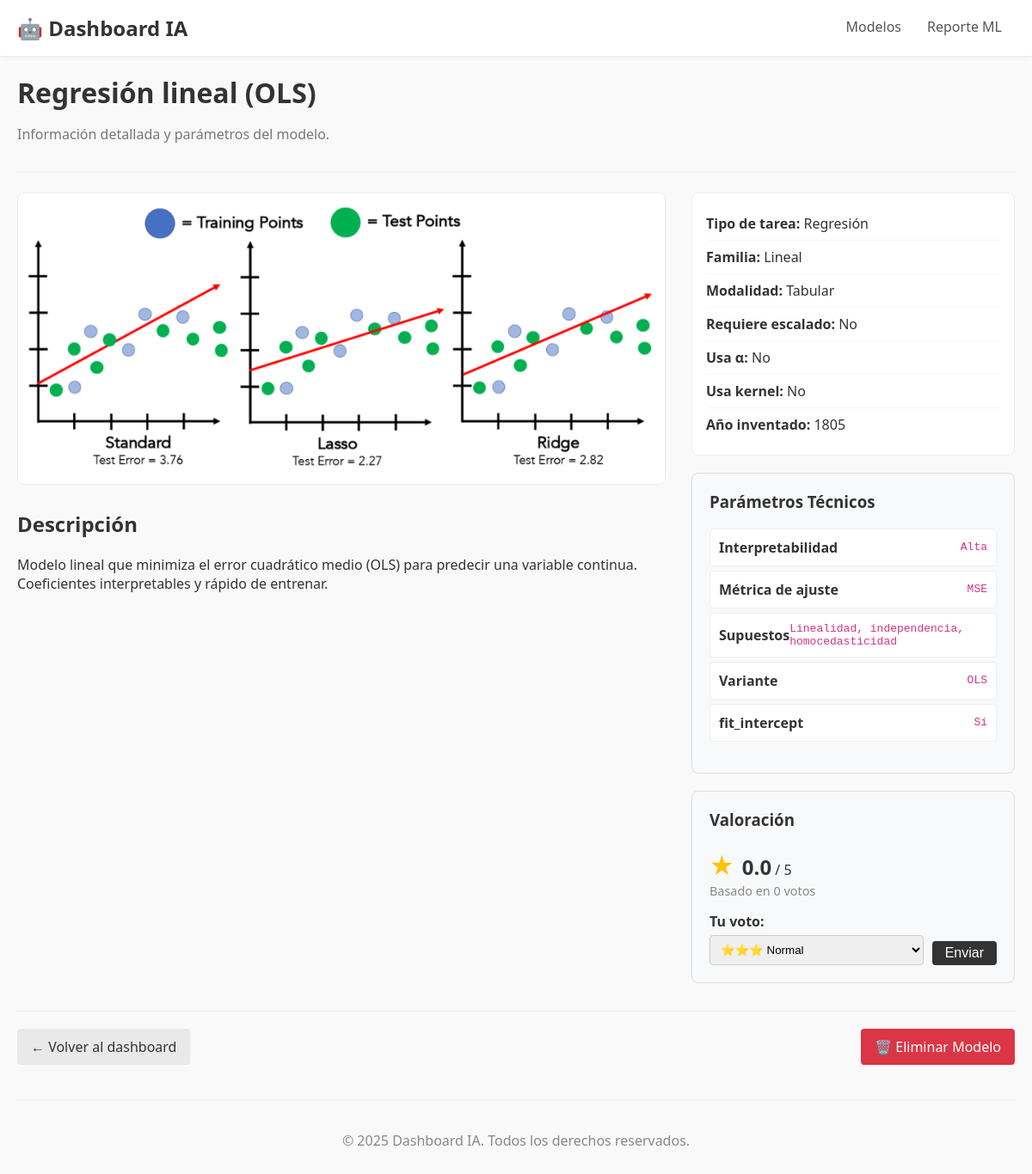
The app's page /modelos/2/ with its own data.
### appmodelosIA/models.py (models this page shows, shortened)
class Modelo(models.Model):
    nombre = models.CharField(max_length=100, unique=True)
    descripcion = models.TextField()
    imagen_dashboard = models.ImageField(upload_to="dashboard_images/")
    fecha_creacion = models.DateTimeField(auto_now_add=True)
    tipo_tarea = models.CharField(max_length=25, choices=TIPO_TAREA_CHOICES)
    familia = models.CharField(max_length=20, choices=FAMILIA_CHOICES)
    modalidad = models.CharField(max_length=15, choices=MODALIDAD_CHOICES, default="tabular")
    requiere_escalado = models.BooleanField(default=False)
    usa_alpha = models.BooleanField(default=False)
    usa_kernel = models.BooleanField(default=False)
    anio_inventado = models.PositiveSmallIntegerField(null=True, blank=True, db_index=True)
    dataset = models.ForeignKey(Dataset, on_delete=models.SET_NULL, null=True, blank=True, related_name="modelos")
    rating_promedio = models.FloatField(default=0.0)
    cantidad_votos = models.IntegerField(default=0)

class Parametro(models.Model):
    modelo = models.ForeignKey(Modelo, on_delete=models.CASCADE, related_name="parametros")
    nombre = models.CharField(max_length=100)
    valor = models.CharField(max_length=200)
    class Meta:
        unique_together = ("modelo", "nombre")
        ordering = ["nombre"]

### appmodelosIA/views.py (the view)
# urls.py: path('modelos/<int:modelo_id>/', views.show_modelo, name='modelo_detail'),
def show_modelo(request, modelo_id: int):
    modelo_obj = get_object_or_404(Modelo.objects.prefetch_related('parametros'), pk=modelo_id)
    print(f"\n[LOG] Viendo detalles del modelo: {modelo_obj.nombre}")
    return render(request, 'modelo_detail.html', {'modelo': modelo_obj})

### appmodelosIA/templates/modelo_detail.html (shortened to what this page needs)
{% extends "base.html" %}
{% load static %}
{% block header %}
  <h1>{{ modelo.nombre }}</h1>
  <p class="muted">Información detallada y parámetros del modelo.</p>
{% endblock %}
{% block content %}
<div class="detail-layout">
  <div class="detail-main">
    {% if modelo.imagen_dashboard %}
      <img class="detail-image" src="{{ modelo.imagen_dashboard.url }}" alt="Ilustración de {{ modelo.nombre }}">
    {% endif %}
    <h2>Descripción</h2>
    <p>{{ modelo.descripcion|linebreaks }}</p>
  </div>
  <div class="detail-sidebar">
    <ul class="info-list">
      <li><strong>Tipo de tarea:</strong> {{ modelo.get_tipo_tarea_display }}</li>
      <li><strong>Familia:</strong> {{ modelo.get_familia_display }}</li>
      <li><strong>Modalidad:</strong> {{ modelo.get_modalidad_display }}</li>
      <li><strong>Requiere escalado:</strong> {{ modelo.requiere_escalado|yesno:"Sí,No" }}</li>
      <li><strong>Usa α:</strong> {{ modelo.usa_alpha|yesno:"Sí,No" }}</li>
      <li><strong>Usa kernel:</strong> {{ modelo.usa_kernel|yesno:"Sí,No" }}</li>
      {% if modelo.anio_inventado %}
        <li><strong>Año inventado:</strong> {{ modelo.anio_inventado }}</li>
      {% endif %}
    </ul>
    <div class="sidebar-section">
        <h3>Parámetros Técnicos</h3>
        {% if modelo.parametros.all %}
            <ul class="param-list">
                {% for param in modelo.parametros.all %}
                    <li class="param-item">
                        <strong>{{ param.nombre }}</strong>
                        <span class="param-value">{{ param.valor }}</span>
                    </li>
                {% endfor %}
            </ul>
        {% else %}
            <p class="no-params-message">No hay parámetros definidos.</p>
        {% endif %}
    </div>
    <div id="valoracion-container" class="sidebar-section">
        {% include 'valoracion.html' %}
    </div>
  </div>
</div>
<div class="detail-footer-actions">
  <a class="btn btn-light" href="{% url 'modelo' %}">← Volver al dashboard</a>
  <a href="{% url 'borrar_modelo' modelo.id %}" class="btn btn-danger">
    🗑️ Eliminar Modelo
  </a>
</div>
{% endblock %}

### appmodelosIA/templates/valoracion.html (shortened to what this page needs)
<h3>Valoración</h3>
<div class="rating-header">
    <span class="rating-score">★</span>
    <span class="rating-value">{{ modelo.rating_promedio|floatformat:1 }}</span>
    <span>/ 5</span>
    <p class="rating-subtext">Basado en {{ modelo.cantidad_votos }} votos</p>
</div>
<form id="form-votar" class="vote-form" action="{% url 'votar_modelo' modelo.id %}" method="POST">
    <label for="puntuacion"><strong>Tu voto:</strong></label>
    <div class="vote-controls">
        <select name="puntuacion" id="puntuacion">
            <option value="3" selected>⭐⭐⭐ Normal</option>
        </select>
        <button type="submit" class="btn btn-vote">Enviar</button>
    </div>
</form>

### appmodelosIA/static/css/style.css (style rules this page uses)
body { font-family: system-ui, sans-serif; margin: 0; background-color: #f9f9f9; color: #333; }
header h1 { margin: 0; }
.muted { color: #777; font-size: 1rem; }
.btn { display: inline-block; padding: 10px 16px; border: none; border-radius: 4px; text-decoration: none; text-align: center; cursor: pointer; margin-top: auto; font-size: 1em; background-color: #333; color: #ffffff; transition: background-color 0.2s ease; }
.btn-light { background-color: #e9e9e9; color: #333; }
.btn-danger { background-color: #dc3545; color: white; }
.detail-layout { display: grid; grid-template-columns: 2fr 1fr; gap: 32px; }
.detail-image { width: 100%; border-radius: 8px; border: 1px solid #eee; }
.detail-main h2 { margin-top: 24px; }
.info-list { list-style: none; padding: 16px; margin: 0; background-color: #fff; border: 1px solid #eee; border-radius: 8px; }
.info-list li { padding: 8px 0; border-bottom: 1px solid #f5f5f5; }
.info-list li:last-child { border-bottom: none; }
.sidebar-section { background: #f8f9fa; padding: 20px; border-radius: 8px; border: 1px solid #ddd; margin-top: 20px; }
.sidebar-section h3 { margin-top: 0; }
.param-list { list-style-type: none; padding: 0; }
.param-item { background: #fff; border: 1px solid #eee; margin-bottom: 5px; padding: 10px; border-radius: 4px; display: flex; justify-content: space-between; align-items: center; }
.param-item .param-value { font-family: monospace; color: #d63384; }
.detail-footer-actions { margin-top: 32px; display: flex; justify-content: space-between; align-items: center; border-top: 1px solid #eee; padding-top: 20px; }
.rating-header { margin-bottom: 15px; }
.rating-score { font-size: 2em; color: #ffc107; margin-right: 5px; }
.rating-value { font-size: 1.5em; font-weight: bold; }
.rating-subtext { margin: 0; color: #888; font-size: 0.9em; }
.vote-form label { display: block; margin-bottom: 5px; }
.vote-controls { display: flex; gap: 10px; width: 100%; }
.vote-controls select { flex-grow: 1; padding: 8px; border: 1px solid #ccc; border-radius: 4px; }
.vote-controls .btn-vote { padding: 5px 15px; }

### records on screen
Modelo: nombre "Regresión lineal (OLS)", imagen_dashboard (picture), descripcion "Modelo lineal que minimiza el error cuadrático medio (OLS) para predecir una variable continua. Coeficientes interpretables y rápido de entrenar.", tipo_tarea "Regresión", familia "Lineal", modalidad "Tabular", requiere_escalado "No", usa_alpha "No", usa_kernel "No", anio_inventado "1805", rating_promedio "0.0", cantidad_votos "0"
Parametro: nombre "Interpretabilidad", valor "Alta"
Parametro: nombre "Métrica de ajuste", valor "MSE"
Parametro: nombre "Supuestos", valor "Linealidad, independencia, homocedasticidad"
Parametro: nombre "Variante", valor "OLS"
Parametro: nombre "fit_intercept", valor "Sí"
